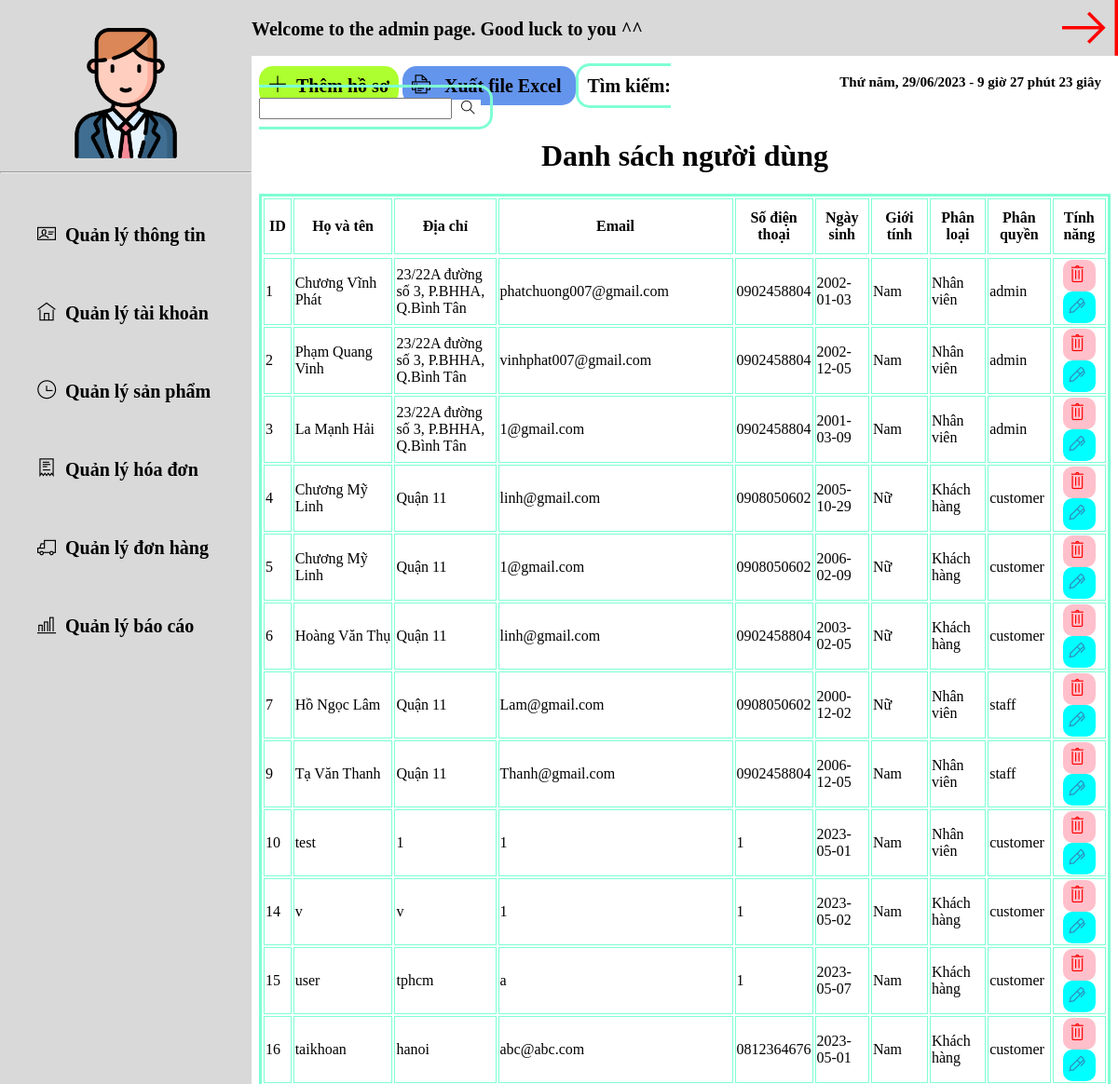
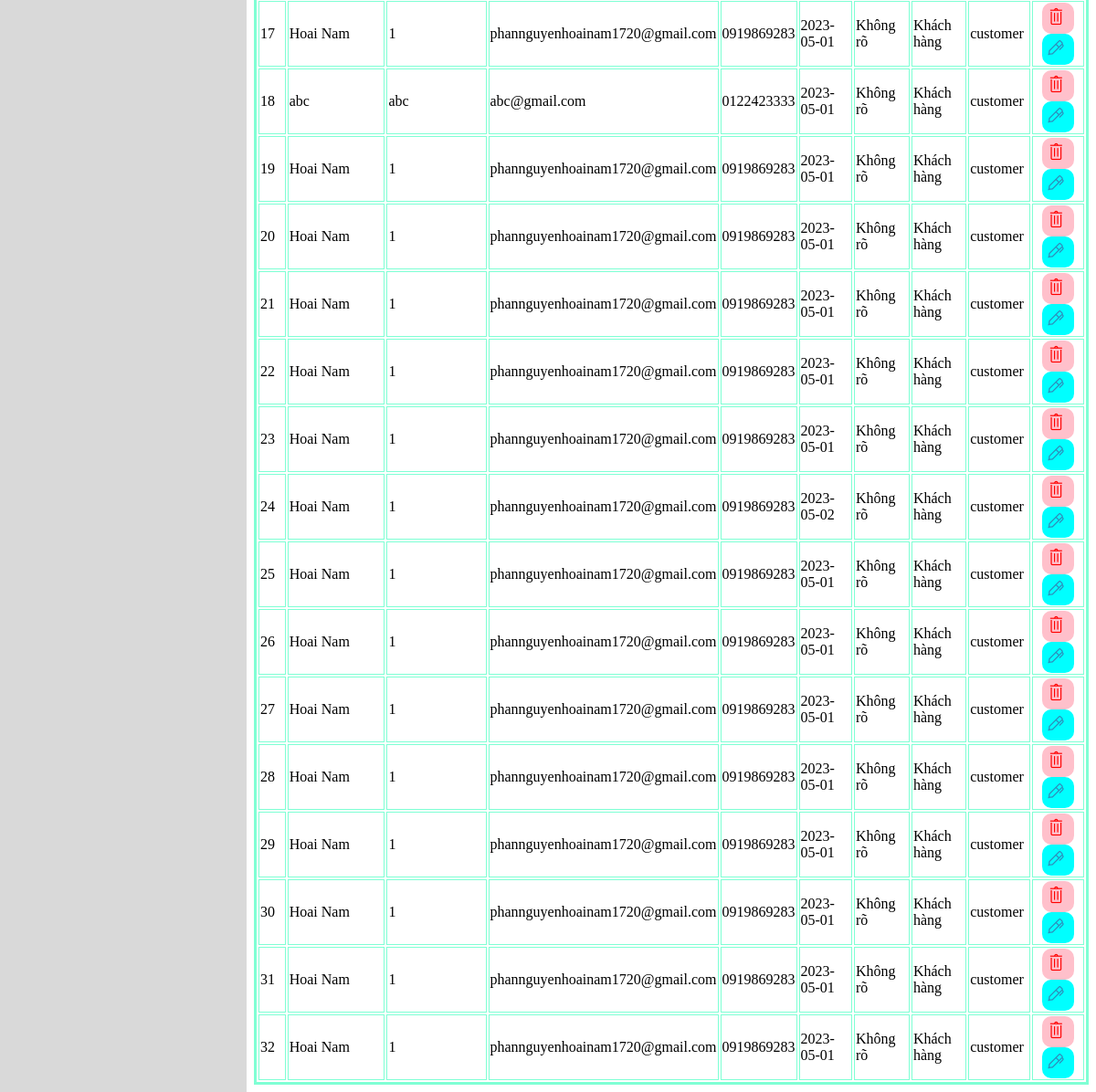
The app's page /Index.php?id=qltt (signed in) with its own data (2 pictures, top to bottom).
### tables this page shows
CREATE TABLE `role_action` (
  `id_role` int(11) NOT NULL,
  `id_action` int(11) NOT NULL
);

CREATE TABLE `action` (
  `id_action` int(11) NOT NULL,
  `name` varchar(50) NOT NULL,
  `code` varchar(25) NOT NULL,
  `icon` varchar(50) NOT NULL
);

CREATE TABLE `user` (
  `id_user` int(11) NOT NULL,
  `name` varchar(100) NOT NULL,
  `address` varchar(255) NOT NULL,
  `phone` varchar(20) NOT NULL,
  `email` varchar(100) DEFAULT NULL,
  `type` int(11) NOT NULL,
  `role_id` int(11) DEFAULT NULL,
  `birthday` date DEFAULT NULL,
  `gender` int(11) DEFAULT NULL
);

CREATE TABLE `type` (
  `id_type` int(11) NOT NULL,
  `name` varchar(50) NOT NULL
);

CREATE TABLE `role` (
  `id_role` int(11) NOT NULL,
  `name` varchar(50) NOT NULL
);

### db/connect.php (called while the page is built, shortened)
<?php
class Database {
    private $host = "localhost";
    private $username = "root";
    private $password = "";
    private $database = "watch_store";
    public $conn;
    public function __construct() {
      $this->conn = new mysqli($this->host, $this->username, $this->password, $this->database);
    }
    public function query($sql) {
      return $this->conn->query($sql);
    }
  }
?>

### FormManager/qlThongtin.php (the view, shortened to what this page needs)
<div id="qltt" class="content">
    <div class="content-mid">
        <a href="Index.php?id=form_addnd" class="add" type="button" title="Thêm" id=""><i class="icon1 ti-plus"></i>Thêm hồ sơ</a>
        <a  class="print" type="button" title="Xuất" id=""><i class="icon1 ti-printer"></i> Xuất file Excel </a>
        <label class="form-timkiem" for="">Tìm kiếm:
            <input type="search" id="search_infor" class="search"><button class="ti-search" type="button" title="Tìm kiếm" id="" ></button>
        </label>
    </div>
    <div class="form-dsnguoidung">
        <h1>Danh sách người dùng</h1>
        <table id="table_data_infor"  width="100%" border="3" cellspacing="2px" align="center" bordercolor = "aquamarine">
            <thead >
                <tr style="height: 60px;">
                    <th width="4%">ID</th>
                    <th width="16%">Họ và tên</th>
                    <th width="16%">Địa chỉ</th>
                    <th width="16%">Email</th>
                    <th width="8%">Số điện thoại</th>
                    <th width="8%">Ngày sinh</th>
                    <th width="8%">Giới tính</th>
                    <th width="8%">Phân loại</th>
                    <th width="8%">Phân quyền</th>
                    <th width="8%">Tính năng</th>
                </tr>
            </thead>
            <tbody>
                <tr>
                    <?php
                $sql = "SELECT tt.id_user, tt.name, tt.address, tt.phone, tt.email, tt.birthday, t.name as name_type, r.name as name_role,
                    CASE WHEN gender = 2 THEN 'Nữ'
                        WHEN gender = 1 THEN 'Nam'
                        ELSE 'Không rõ'
                    END as gender_display
                FROM user as tt
                join type as t on tt.type = t.id_type
                Join role as r on tt.role_id = r.id_role";
                $result = $db->query($sql);
                while($rows = mysqli_fetch_array($result)){
            ?>
                <tr>
                    <td><?php echo $rows["id_user"];?></td>
                    <td><?php echo $rows["name"];?></td>
                    <td><?php echo $rows["address"];?></td>
                    <td><?php echo $rows["email"];?></td>
                    <td><?php echo $rows["phone"];?></td>
                    <td><?php echo $rows["birthday"];?></td>
                    <td><?php echo $rows["gender_display"];?></td>
                    <td><?php echo $rows["name_type"];?></td>
                    <td><?php echo $rows["name_role"];?></td>
                    <td align="center"><button data-id="<?php echo $rows['id_user'];?>" href="" class="tinhnang1 infor" type="button" title="Xóa" id=""><i class="icon1 ti-trash"></i></button>
                      <button data-id="<?php echo $rows['id_user'];?>" class="tinhnang2 js-change-nhanvien btn_thongtin" type="button" title="Sửa" id=""><i class="icon1 ti-marker-alt"></i></button></td>
                </tr>
                <?php }?>
                </tr>
            </tbody>
        </table>
    </div>
</div>

### Index.php (shortened to what this page needs)
<!DOCTYPE html>
<html lang="en">
<head>
    <link rel="stylesheet" href="./assets/css/StyleGiaodien.css">
    <link rel="stylesheet" href="./assets/css/themify-icons/themify-icons.css">
    <link rel="stylesheet" href="./assets/css/StyleQuanly.css">
    <link rel="stylesheet" href="./assets/css/Sua.css">
    <link rel="stylesheet" href="./assets/css/Donhang.css">
</head>
<body onload="time()">
    <div class="Main">
    <?php
        require "db/connect.php";
        $db = new Database();
    ?>
        <?php
        include 'Trangchuql.php';
         if(isset($_COOKIE['user_name'])){
            include 'Body.php';
         } else
         {
            echo '<script>';
            echo 'alert("Bạn cần đăng nhập để truy cập nội dung này.");';
            echo 'window.location.href = "index1.php";';
            echo '</script>';         }?>
    </div>
</body>
</html>

### Trangchuql.php (shortened to what this page needs)
<div id="trangchuql" class="sidebar">
    <div class="header">
        <p class="chaomung">Welcome to the admin page. Good luck to you ^^</p>
        <a class="a" id="back-button" type="button"><i class="logout1 ti-shift-right"></i></a>
    </div>
    <div class="sidebar-user">
        <img class="anh-user" src="./assets./css./Image./user1.png" alt="" width="140px">
        <hr>
    </div>
    <div class="sidebar-menu">
        <ul class="menu">
            <?php
    $role_id = $_COOKIE['role_id'];
    $sql = ("SELECT * FROM role_action as ra JOIN action as a on ra.id_action = a.id_action WHERE id_role = $role_id;");
    $result = $db->query($sql);
                while($rows = mysqli_fetch_array($result)){
                    ?>
            <a class="a" href="Index.php?id=<?php echo $rows['code'];?>">
                <li><i class="<?php echo $rows['icon'];?>"></i>Quản lý <?php echo $rows['name'];?></li>
            </a>
            <?php } ?>
        </ul>
    </div>
</div>

### Body.php (shortened to what this page needs)
<?php
    if(isset($_GET["id"])){
        switch($_GET["id"]){
            case "qltt":
                include("FormManager/qlThongtin.php");
                break;
        }
    }
?>

### assets/css/StyleGiaodien.css (style rules this page uses)
.sidebar { position: fixed; top: 0; bottom: 0; left: 0; width: 270px; background-color: #d9d9d9; z-index: 10; }
.header { display: block; position: fixed; right: 0; left: 270px; top: 0; height: 60px; background-color: #d9d9d9; }
.sidebar-user { display: block; padding-top: 30px; padding-bottom: 10px; text-align: center; }
.menu { padding-right: 30px; padding-left: 30px; }
.icon { display: inline-block; padding-right: 10px; }
.icon1 { padding-right: 10px; }
.add { padding: 10px 10px; background-color: greenyellow; color: black; text-decoration: none; font-size: 20px; font-weight: bold; border-radius: 15px; }
.print { padding: 10px 10px; color: black; background-color: cornflowerblue; text-decoration: none; font-size: 20px; font-weight: bold; border-radius: 15px; }
.logout1 { float: right; font-size: 60px; color: red; }
.chaomung, .qlNhanvien, .qlKhachhang, .qlBaocao, .qlDonhang { display: inline-block; font-weight: bold; font-size: 20px; text-align: center; }
.form-dsnguoidung h1 { text-align: center; }
.menu a { font-size: 20px; font-weight: bold; color: black; text-decoration: none; list-style: none; display: block; padding: 20px 10px; margin-bottom: 20px; border-radius: 10px; }
.content { margin-top: 60px; margin-left: 270px; }
.content-mid { padding-top: 20px; }
.form-timkiem { font-weight: bold; font-size: 20px; border: 3px solid aquamarine; border-radius: 15px; padding: 10px 10px; }
.search { font-size: 15px; }
.ti-search { font-size: 15px; padding-left: 10px; border: none; background-color: white; }
.tinhnang1 { color: red; border: none; font-size: 20px; font-weight: bold; padding: 5px; background-color: pink; border-radius: 10px; text-align: center; padding-right: 0px; }
.tinhnang2 { color: rgb(47, 138, 184); border: none; font-size: 20px; font-weight: bold; padding: 5px; background-color: aqua; border-radius: 10px; text-align: center; padding-right: 0px; }

### records on screen
role_action: id_action.name "thông tin"
role_action: id_action.name "tài khoản"
role_action: id_action.name "sản phẩm"
role_action: id_action.name "hóa đơn"
role_action: id_action.name "đơn hàng"
role_action: id_action.name "báo cáo"
user: id_user "1", name "Chương Vĩnh Phát", address "23/22A đường số 3, P.BHHA, Q.Bình Tân", email "phatchuong007@gmail.com", phone "0902458804", birthday "2002-01-03", gender_display "Nam", type.name "Nhân viên", role.name "admin"
user: id_user "2", name "Phạm Quang Vinh", address "23/22A đường số 3, P.BHHA, Q.Bình Tân", email "vinhphat007@gmail.com", phone "0902458804", birthday "2002-12-05", gender_display "Nam", type.name "Nhân viên", role.name "admin"
user: id_user "3", name "La Mạnh Hải", address "23/22A đường số 3, P.BHHA, Q.Bình Tân", email "1@gmail.com", phone "0902458804", birthday "2001-03-09", gender_display "Nam", type.name "Nhân viên", role.name "admin"
user: id_user "4", name "Chương Mỹ Linh", address "Quận 11", email "linh@gmail.com", phone "0908050602", birthday "2005-10-29", gender_display "Nữ", type.name "Khách hàng", role.name "customer"
user: id_user "5", name "Chương Mỹ Linh", address "Quận 11", email "1@gmail.com", phone "0908050602", birthday "2006-02-09", gender_display "Nữ", type.name "Khách hàng", role.name "customer"
user: id_user "6", name "Hoàng Văn Thụ", address "Quận 11", email "linh@gmail.com", phone "0902458804", birthday "2003-02-05", gender_display "Nữ", type.name "Khách hàng", role.name "customer"
user: id_user "7", name "Hồ Ngọc Lâm", address "Quận 11", email "Lam@gmail.com", phone "0908050602", birthday "2000-12-02", gender_display "Nữ", type.name "Nhân viên", role.name "staff"
user: id_user "9", name "Tạ Văn Thanh", address "Quận 11", email "Thanh@gmail.com", phone "0902458804", birthday "2006-12-05", gender_display "Nam", type.name "Nhân viên", role.name "staff"
user: id_user "10", name "test", address "1", email "1", phone "1", birthday "2023-05-01", gender_display "Nam", type.name "Nhân viên", role.name "customer"
user: id_user "14", name "v", address "v", email "1", phone "1", birthday "2023-05-02", gender_display "Nam", type.name "Khách hàng", role.name "customer"
user: id_user "15", name "user", address "tphcm", email "a", phone "1", birthday "2023-05-07", gender_display "Nam", type.name "Khách hàng", role.name "customer"
user: id_user "16", name "taikhoan", address "hanoi", email "abc@abc.com", phone "0812364676", birthday "2023-05-01", gender_display "Nam", type.name "Khách hàng", role.name "customer"
user: id_user "17", name "Hoai Nam", address "1", email "phannguyenhoainam1720@gmail.com", phone "0919869283", birthday "2023-05-01", gender_display "Không rõ", type.name "Khách hàng", role.name "customer"
user: id_user "18", name "abc", address "abc", email "abc@gmail.com", phone "0122423333", birthday "2023-05-01", gender_display "Không rõ", type.name "Khách hàng", role.name "customer"
user: id_user "19", name "Hoai Nam", address "1", email "phannguyenhoainam1720@gmail.com", phone "0919869283", birthday "2023-05-01", gender_display "Không rõ", type.name "Khách hàng", role.name "customer"
user: id_user "20", name "Hoai Nam", address "1", email "phannguyenhoainam1720@gmail.com", phone "0919869283", birthday "2023-05-01", gender_display "Không rõ", type.name "Khách hàng", role.name "customer"
user: id_user "21", name "Hoai Nam", address "1", email "phannguyenhoainam1720@gmail.com", phone "0919869283", birthday "2023-05-01", gender_display "Không rõ", type.name "Khách hàng", role.name "customer"
user: id_user "22", name "Hoai Nam", address "1", email "phannguyenhoainam1720@gmail.com", phone "0919869283", birthday "2023-05-01", gender_display "Không rõ", type.name "Khách hàng", role.name "customer"
user: id_user "23", name "Hoai Nam", address "1", email "phannguyenhoainam1720@gmail.com", phone "0919869283", birthday "2023-05-01", gender_display "Không rõ", type.name "Khách hàng", role.name "customer"
user: id_user "24", name "Hoai Nam", address "1", email "phannguyenhoainam1720@gmail.com", phone "0919869283", birthday "2023-05-02", gender_display "Không rõ", type.name "Khách hàng", role.name "customer"
user: id_user "25", name "Hoai Nam", address "1", email "phannguyenhoainam1720@gmail.com", phone "0919869283", birthday "2023-05-01", gender_display "Không rõ", type.name "Khách hàng", role.name "customer"
user: id_user "26", name "Hoai Nam", address "1", email "phannguyenhoainam1720@gmail.com", phone "0919869283", birthday "2023-05-01", gender_display "Không rõ", type.name "Khách hàng", role.name "customer"
user: id_user "27", name "Hoai Nam", address "1", email "phannguyenhoainam1720@gmail.com", phone "0919869283", birthday "2023-05-01", gender_display "Không rõ", type.name "Khách hàng", role.name "customer"
user: id_user "28", name "Hoai Nam", address "1", email "phannguyenhoainam1720@gmail.com", phone "0919869283", birthday "2023-05-01", gender_display "Không rõ", type.name "Khách hàng", role.name "customer"
user: id_user "29", name "Hoai Nam", address "1", email "phannguyenhoainam1720@gmail.com", phone "0919869283", birthday "2023-05-01", gender_display "Không rõ", type.name "Khách hàng", role.name "customer"
user: id_user "30", name "Hoai Nam", address "1", email "phannguyenhoainam1720@gmail.com", phone "0919869283", birthday "2023-05-01", gender_display "Không rõ", type.name "Khách hàng", role.name "customer"
user: id_user "31", name "Hoai Nam", address "1", email "phannguyenhoainam1720@gmail.com", phone "0919869283", birthday "2023-05-01", gender_display "Không rõ", type.name "Khách hàng", role.name "customer"
user: id_user "32", name "Hoai Nam", address "1", email "phannguyenhoainam1720@gmail.com", phone "0919869283", birthday "2023-05-01", gender_display "Không rõ", type.name "Khách hàng", role.name "customer"
